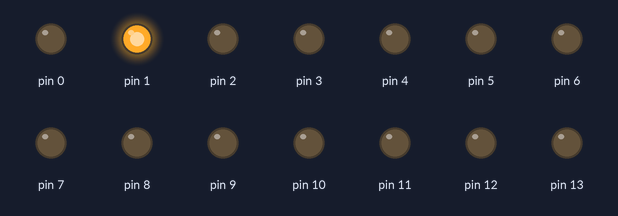
Bench run of a sketch on a simulated Arduino Uno, built with avr-gcc and run on an emulated ATmega328P. On the bench: output pins drawn as LEDs (lit = HIGH).

Above: at 0.01 s.
At 4.62 s:
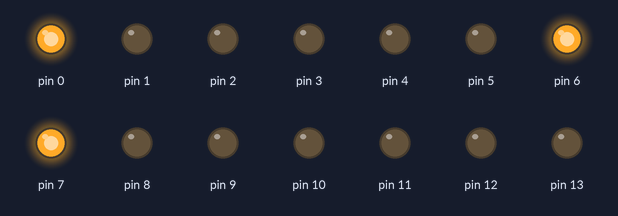
At 9.12 s:
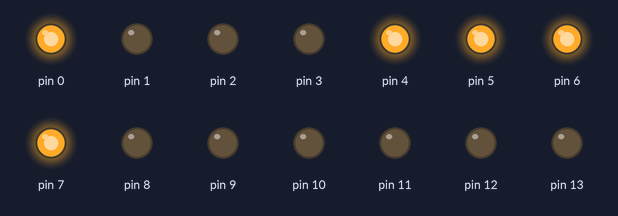
At 19.02 s:
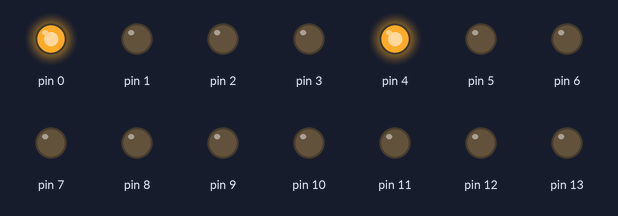
At 27.12 s:
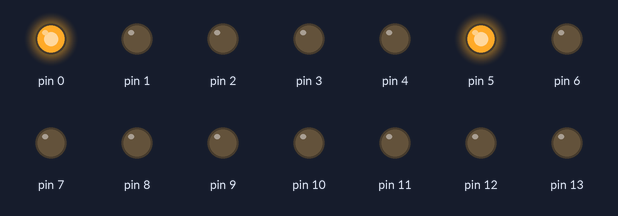
At 39.72 s:
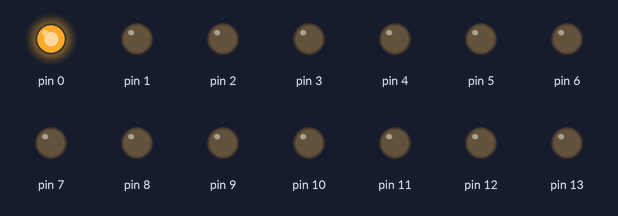
Timing chart, 0 to 40.0 s (numbered marks = the images above):
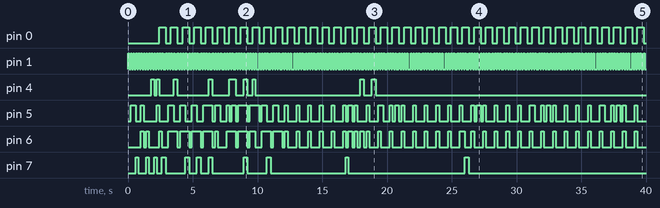

Measured:
- by itself, pin 0: alternates HIGH for 0.50 s and LOW for 0.40 s
- by itself, pin 1: repeats every 0.90 s: LOW 0.20 s, 3 × (HIGH 0.10 s, LOW 0.10 s), HIGH 0.10 s
- by itself, pin 4: HIGH → LOW at 2.0 s, → HIGH 0.20 s later, → LOW 0.20 s later, → HIGH 1.1 s later, … (17 changes in this stretch)
- by itself, pin 5: HIGH → LOW at 0.60 s, → HIGH 0.40 s later, → LOW 0.20 s later, → HIGH 1.0 s later, … (99 changes in this stretch)
- by itself, pin 6: HIGH → LOW at 1.2 s, → HIGH 0.20 s later, → LOW 0.20 s later, → HIGH 0.82 s later, … (91 changes in this stretch)
- by itself, pin 7: HIGH → LOW at 0.80 s, → HIGH 0.60 s later, → LOW 0.20 s later, → HIGH 0.42 s later, … (21 changes in this stretch)

The sketch:

led_blink_array.ino
```cpp
#include<avr/io.h>
#include <util/delay.h>
#define F_CPU 16000000L

int main (void)
{
  DDRB=0b00000011;
int arr[7]= {0x01,0x02,0x04,0x08,0x40,0x20,0x10};
  while(1)
  {
    for (int i=0;i<8;i++)
    {
     PORTB= arr[i];
    _delay_ms(500);
    }
  }
}
```

LCD_display.ino
```cpp
#include<avr/io.h>
#include <util/delay.h>
#define F_CPU 16000000UL

int lcd_num(int num);
void lcd_cmd(int cmd);
void lcd_data(int data);
void lcd_init();
void lcd_str (char* str);
void setup()
{
  DDRD=0xff;
  DDRB=0xff;
  lcd_init();
  lcd_cmd(0x01);
  delay(20);
}

void loop()
 {
  lcd_cmd(0x83);
  lcd_str("Hello World");
 }
void lcd_init()
{
lcd_cmd(0x02); //Return home
lcd_cmd(0x28); // Function Set: 4-bit, 2 Lines
lcd_cmd(0x06); //Increment cursor (shift cursor to right)
lcd_cmd(0x0c); // Display on, cursor off
}
void lcd_cmd(int cmd)
{
  PORTD=(cmd&0xF0);
  PORTD&=~(1<<PD0);
  PORTD|=(1<<PD1);
  delay(100);
  PORTD&=~(1<<PD1);
  delay(100);
  PORTD=((cmd<<4)&0xf0);
  PORTD&=~(1<<PD0);
  PORTD|=(1<<PD1);
  delay(100);
   PORTD&=~(1<<PD1);
  delay(100);
}
void lcd_data(int data)
{
  PORTD=(data&0xF0);
  PORTD|=(1<<PD0);
  PORTD|=(1<<PD1);
  delay(100);
  PORTD&=~(1<<PD1);
  delay(100);
  PORTD=((data<<4)&0xf0);
  PORTD|=(1<<PD0);
  PORTD|=(1<<PD1);
  delay(100);
  PORTD&=~(1<<PD1);
  delay(100);
}
int lcd_num(int num){
   int a;
  if(num==0)
  {
    lcd_data(48);
  }
  while(num!=0)
  {
    a=num%10;
    num=num/10;
    lcd_cmd(0x04);
    lcd_data(48+a);
  }
}
void lcd_str (char* str){
  int i=0;
  while(str!='\0')
  {
 lcd_data(str[i]);
 i++;
 delay(100);
 lcd_cmd(0x06);
  } }
```
